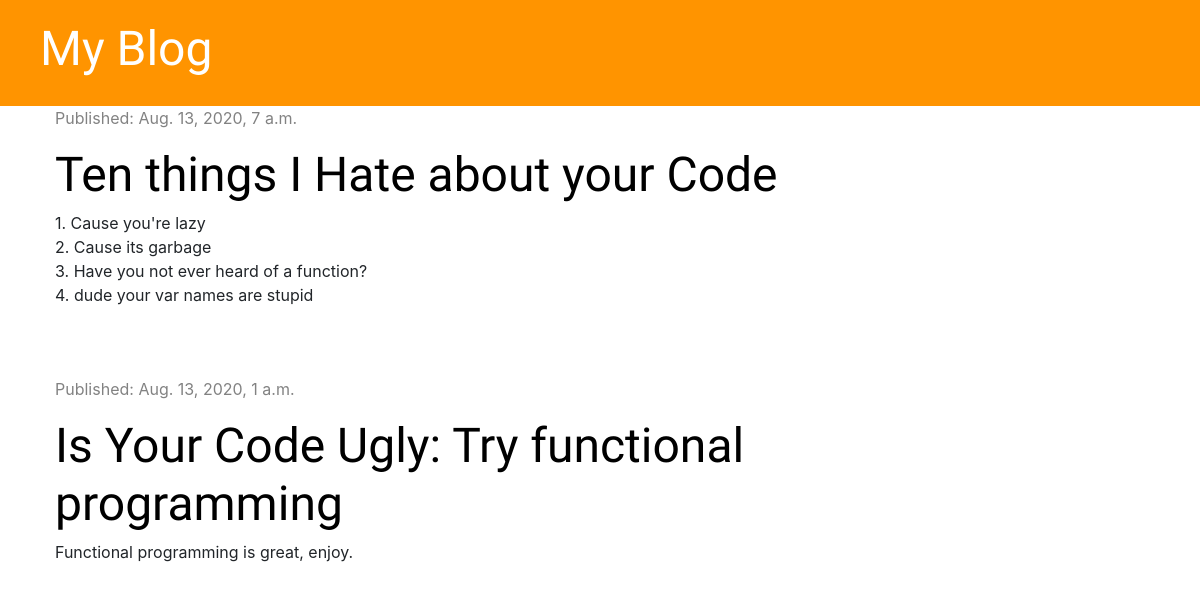
The app's page /, older data.
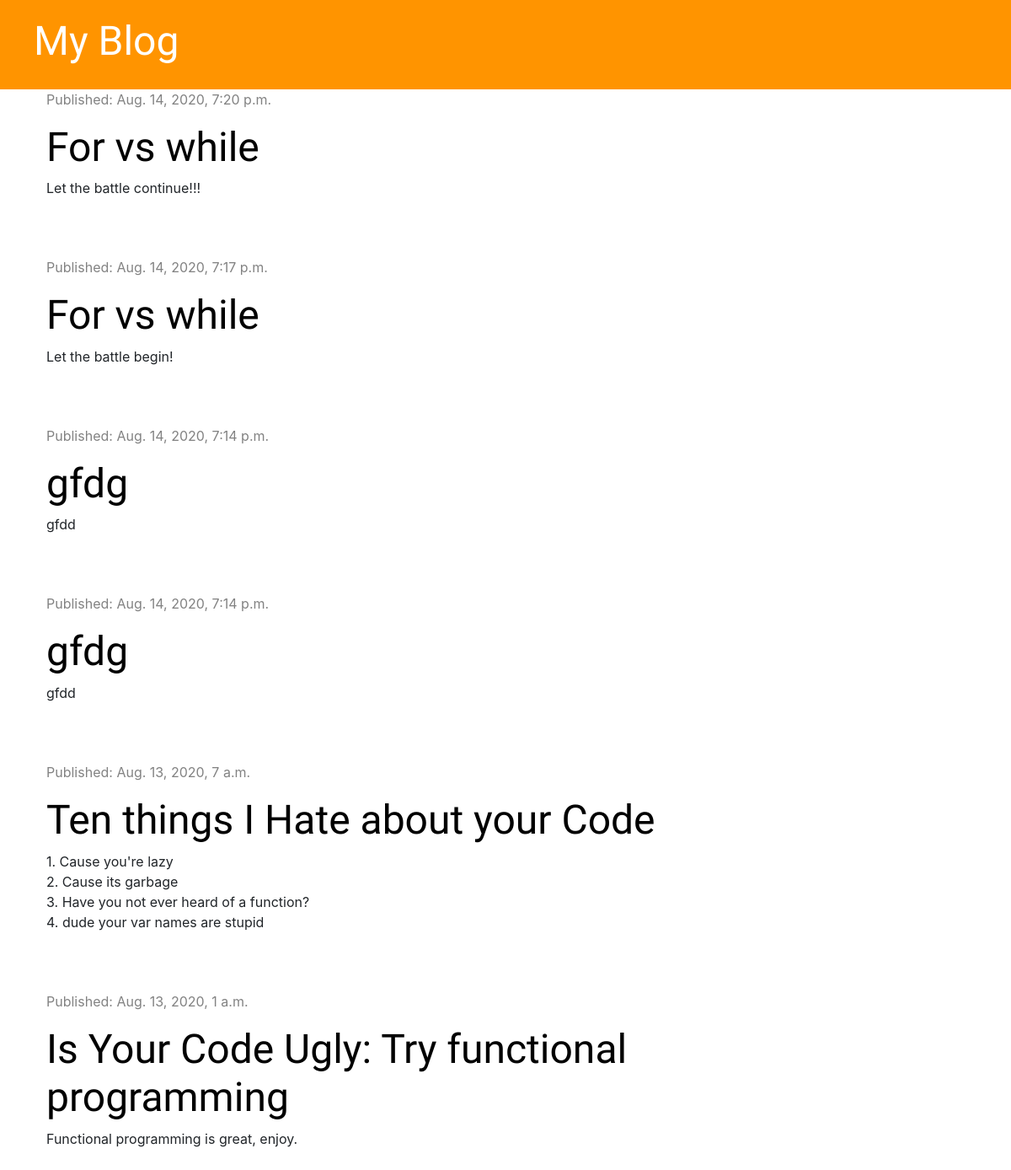
The same page, newer data.
### blog/models.py (models this page shows, shortened)
class Post(models.Model):
    author = models.ForeignKey('auth.User', on_delete=models.CASCADE)
    title = models.CharField(max_length=200)
    text = models.TextField()
    created_date = models.DateTimeField(default= timezone.now)
    published_date = models.DateTimeField(blank=True, null=True)

### blog/views.py (the view)
# urls.py: path('', views.post_list, name='post_list'),
def post_list(request):
    posts = Post.objects.filter(published_date__lte=timezone.now()).order_by('-published_date')
    stuff_for_frontend = {'posts': posts}
    return render(request, 'blog/post_list.html', stuff_for_frontend)

### blog/templates/blog/post_list.html
{% extends 'blog/base.html' %}
{% block content %}
    {% for post in posts %}
    <div class="post">
        <div class="date">
            <p>Published: {{ post.published_date }}</p>
        </div>
            <h1><a href="{% url 'post_detail' pk=post.pk %}">{{ post.title }}</a></h1>
            <p>{{ post.text |linebreaksbr }}</p>
    </div>
    {% endfor %}
{% endblock %}

### blog/templates/blog/base.html (shortened to what this page needs)
{% load static %}
<!DOCTYPE html>
<html lang="en">
<head>
    <link rel="stylesheet" href="https://stackpath.bootstrapcdn.com/bootstrap/4.5.2/css/bootstrap.min.css"
>
    <link rel="stylesheet" href="{% static 'css/blog.css' %}">
    <link href="/your-path-to-fontawesome/css/all.css" rel="stylesheet">
</head>
<body>
    <div class="page-header">
        <h1><a href="{% url "post_list" %}">My Blog</a></h1>
    </div>
    <div class="content container">
        <div class="row">
            <div class="col-md-8">
                {% block content %}
                {% endblock %}
            </div>
        </div>
    </div>
</body>
</html>

### blog/static/css/blog.css (style rules this page uses)
.page-header { background-color: #ff9400; margin-top: 0; padding: 20px 20px 20px 40px; }
.page-header h1, .page-header h1 a { color: #ffffff; font-size: 36pt; text-decoration: none; }
.date { color: #828282; }
.post { margin-bottom: 70px; }
h1, h2, h3, h4 { font-family: 'Tangerine', 'Inconsolata', 'Droid Sans', serif; font-size: 48px; }
.post h1 a { color: #000000; }
.content { margin-left: 40px; }

Row changes from the older to the newer data that the page shows:
added Post: published_date "Aug. 14, 2020, 7:20 p.m.", title "For vs while", text "Let the battle continue!!!"
added Post: published_date "Aug. 14, 2020, 7:17 p.m.", title "For vs while", text "Let the battle begin!"
added Post: published_date "Aug. 14, 2020, 7:14 p.m.", title "gfdg", text "gfdd"
added Post: published_date "Aug. 14, 2020, 7:14 p.m.", title "gfdg", text "gfdd"
